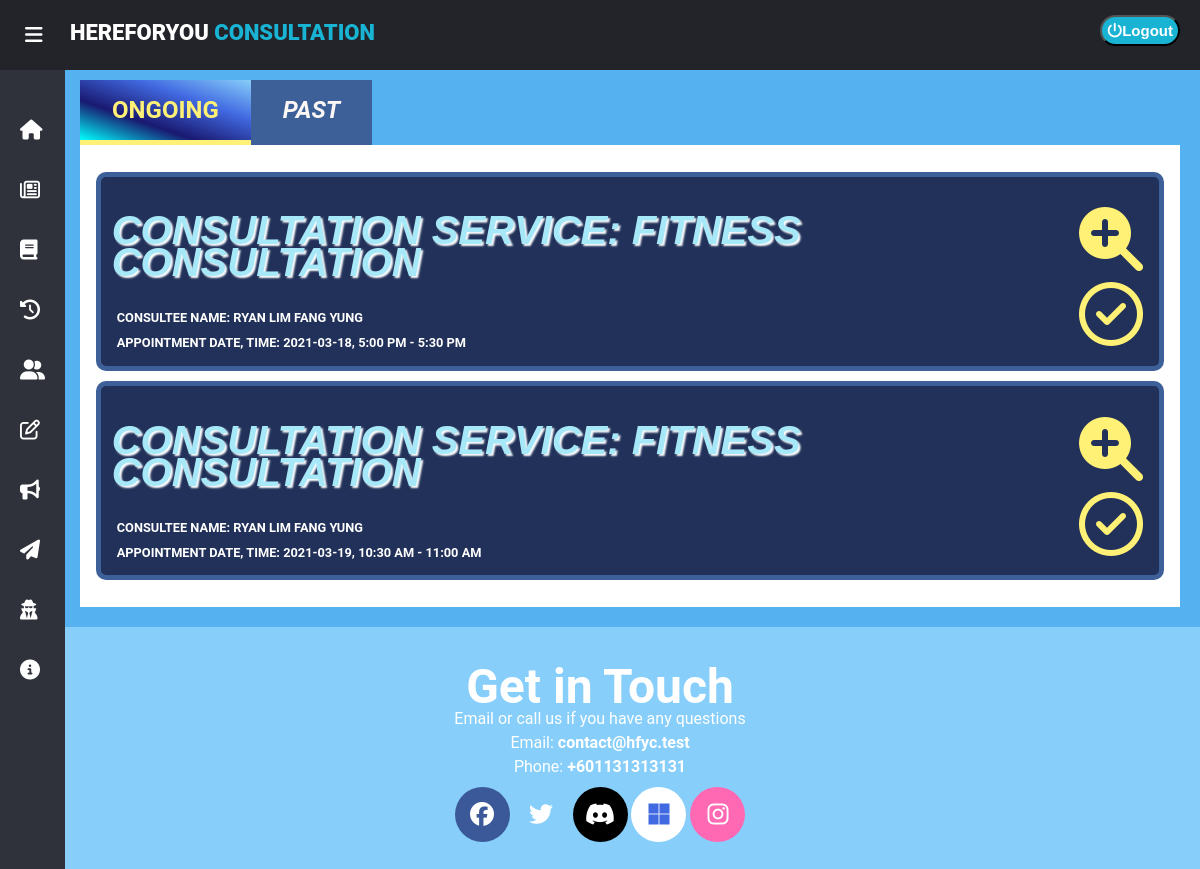
The app's page /hfyc/consultation/CheckAppointment/checkappointmentv2.php (signed in) with its own data.
### tables this page shows
CREATE TABLE IF NOT EXISTS `consultor_consultation` (
  `Consultation_ID` int(50) NOT NULL AUTO_INCREMENT,
  `Consult_Date` date NOT NULL,
  `Start_Time` varchar(50) NOT NULL,
  `End_Time` varchar(50) NOT NULL,
  `Consultor_ID` varchar(50) NOT NULL,
  `ConsultationVenue` varchar(50) NOT NULL,
  `SlotStatus` varchar(12) NOT NULL,
  PRIMARY KEY (`Consultation_ID`)
);

CREATE TABLE IF NOT EXISTS `consultation_info` (
  `ConsultID` int(11) NOT NULL AUTO_INCREMENT,
  `ConsultorID` varchar(255) NOT NULL,
  `UserID` int(11) DEFAULT NULL,
  `ConsultType` varchar(255) DEFAULT NULL,
  `ConsultDate` varchar(255) NOT NULL,
  `ConsultStartTime` varchar(255) NOT NULL,
  `ConsultEndTime` varchar(255) NOT NULL,
  `ConsultFeedback` varchar(5000) DEFAULT NULL,
  `ConsultRating` int(11) DEFAULT NULL,
  `ConsultationSessionID` int(11) NOT NULL,
  PRIMARY KEY (`ConsultID`),
  UNIQUE KEY `ConsultationSessionID` (`ConsultationSessionID`)
);

CREATE TABLE IF NOT EXISTS `normal_user` (
  `NormalUserID` int(11) NOT NULL AUTO_INCREMENT,
  `UserID` int(11) NOT NULL,
  `NormalUserName` varchar(255) NOT NULL,
  `NormalUserTP` varchar(8) NOT NULL,
  `NormalUserAddress` varchar(1000) NOT NULL,
  `NormalUserDescription` varchar(1000) NOT NULL,
  `NormalUserAge` int(11) NOT NULL,
  `NormalUserPhoneNumber` varchar(13) NOT NULL,
  `NormalUserGender` varchar(6) NOT NULL,
  `NormalUserImgStatus` int(2) NOT NULL,
  `NormalUserChillBuds` int(2) NOT NULL,
  PRIMARY KEY (`NormalUserID`),
  KEY `UserID` (`UserID`)
);

### hfyc/consultation/CheckAppointment/checkappointmentv2.php (the view, shortened to what this page needs)
<!DOCTYPE html>
<html lang="en" dir="ltr">
<?php
$dbServerName = "localhost";
$dbUSername = "root";
$dbPassword = "";
$dbName = "hfyc_apu";
$conn = mysqli_connect($dbServerName, $dbUSername, $dbPassword, $dbName);
if (isset($_SESSION['id'])) {
    $sql = "SELECT * FROM consultor WHERE UserID = " . $_SESSION['id'];
    $result = mysqli_query($conn, $sql);
    $row = mysqli_fetch_assoc($result);
    if ($row) {
        $tp = $row['ConsultorTP'];
    } else {
        echo "<script>
        alert('Please login as Consultor to continue!');
        location.href = document.referrer;
        </script>";
    }
} else {
    echo "<script>
    alert('Please login as Consultor to continue!');
    location.href = document.referrer;
    </script>";
}
?>
<head>
    <link rel="stylesheet" href="checkappointmentv2.css">
    <link rel="stylesheet" href="https://use.fontawesome.com/releases/v5.8.1/css/all.css">
    <link rel="stylesheet" href="https://cdnjs.cloudflare.com/ajax/libs/font-awesome/5.12.1/css/all.min.css">
</head>
<body>
    <header>
        <label for="check">
            <i class="fas fa-bars" id="sidebar_btn"></i>
        </label>
        <div class="left_area">
            <h3>HEREFORYOU <span>CONSULTATION</span></h3>
        </div>
        <div class="right_area">
            <form style="--i: 1.8s" action="../../m_connection/logout.con.php" method="post">
                <button type="submit" name="logout-submit" class="logout_btn"><i class="fas fa-power-off"></i>Logout</button>
            </form>
        </div>
    </header>
            <?php
            require '../../sidebar_template.php';
            ?>
    <div class="sidebar">
        <?php
        require '../../sidebar_template.php';
        ?>
    </div>
    <div class="content">
        <div class="tabs">
            <label for="tabone">Ongoing</label>
            <div class="tab">
                <?php
                $sql = "SELECT Consultation_ID FROM consultor_consultation WHERE Consultor_ID = '$tp' AND SlotStatus = 'Ongoing'";
                $result = mysqli_query($conn, $sql);
                while ($row = mysqli_fetch_assoc($result)) {
                    $sql = "SELECT * FROM consultation_info WHERE ConsultationSessionID = " . $row['Consultation_ID'];
                    $result2 = mysqli_query($conn, $sql);
                    $row2 = mysqli_fetch_assoc($result2);
                    @$userid = $row2['UserID'];
                    @$service = $row2['ConsultType'];
                    @$date = $row2["ConsultDate"];
                    @$time = $row2["ConsultStartTime"] . " - " . $row2["ConsultEndTime"];
                    $sql = "SELECT NormalUserName FROM normal_user WHERE UserID = $userid";
                    @$username = mysqli_fetch_assoc(mysqli_query($conn, $sql))['NormalUserName'];
                    echo '<div class="consultation">
                        <div class="consultation-info">
                            <h1>Consultation Service: ' . $service . '</h1>
                            <h4>Consultee Name: ' . $username . '</h4>
                            <h4>Appointment Date, Time: ' . $date . ', ' . $time . '</h4>
                        </div>
                        <div class="view-consultation-details">
                            <button class="btn-view"><i class="fas fa-search-plus" onclick="location.href = \'../CheckPastHistory/displaypast.php?id=' . $row['Consultation_ID'] . '\'"></i></button>
                            <form method="POST">
                                <button class="btn-view" type="submit" name="btnSubmit"><i class="fa fa-check-circle-o"></i></button>
                                <input type="hidden" name="consultid" value=' . $row['Consultation_ID'] . '>
                            </form>
                        </div>
                    </div>';
                }
                ?>
            </div>
            <label for="tabtwo">Past</label>
        </div>
    </div>
    <footer>
        <h3>Get in Touch</h3>
        <p>Email or call us if you have any questions</p>
        <p>Email: <strong>contact@hfyc.test</strong></p>
        <p>Phone:
            <strong>+601131313131</strong>
        </p>
        <p class="social-media">
            <a href="https://www.facebook.com/Here4U-Consultation-104752271688960"><i class="fab fa-facebook" onclick=""></i></a>
            <a href="https://twitter.com/Here4uC"><i class="fab fa-twitter"></i></a>
            <a href="https://discord.gg/8VDjdcyZDS"><i class="fab fa-discord"></i></a>
            <a href="https://tinyurl.com/2sueavzs"><i class="fab fa-microsoft"></i></a>
            <a href="https://www.instagram.com/here4u_consultation/"><i class="fab fa-instagram"></i></a>
        </p>
    </footer>
</body>
</html>

### hfyc/consultation/CheckAppointment/checkappointmentv2.css (style rules this page uses)
body { margin: 0; padding: 0; font-family: "Roboto", sans-serif; background: lightskyblue; }
header { z-index: 1; position: fixed; background: #22242A; padding: 20px; width: calc(100% - 0%); top: 0; height: 30px; }
.left_area h3 { color: #fff; margin: 0; text-transform: uppercase; font-size: 22px; font-weight: 900; margin-left: 50px; }
.left_area span { color: #19B3D3; }
.logout_btn { padding: 5px; background: #19B3D3; text-decoration: none; float: right; margin-top: -30px; margin-right: 40px; border-radius: 2px; font-size: 15px; font-weight: 600; color: #fff; transition: 0.5s; transition-property: background; border-radius: 25px; }
.sidebar { z-index: 1; top: 0; background: #2f323a; margin-top: 70px; padding-top: 30px; position: fixed; left: 0; width: 250px; height: calc(100% - 9%); transition: 0.5s; transition-property: left; overflow-y: auto; }
label #sidebar_btn { z-index: 1; color: #fff; position: fixed; cursor: pointer; left: 25px; font-size: 20px; margin: 5px 0; transition: 0.5s; transition-property: color; }
#check:checked~.sidebar { left: -185px; }
.content { width: (100% - 250px); margin-top: 60px; padding: 20px; margin-left: 250px; background: #55B1F0; background-position: center; background-size: cover; height: auto; transition: 0.5s; }
#check:checked~.content { margin-left: 60px; }
.tabs { display: flex; flex-wrap: wrap; transition: 0.3s; font-weight: bold; text-transform: uppercase; }
.tabs label { order: 1; color: #FCF6F5ff; display: block; padding: 1rem 2rem; cursor: pointer; background:#3d6098; font-weight: bold; transition: background ease 0.2s; font-size: 1.5rem; font-style: italic; }
.tabs .tab { order: 99; flex-grow: 1; width: 100%; display: none; padding: 1rem; background: #fff; }
.tabs input[type="radio"]:checked+label { background: linear-gradient(to top right, cyan, midnightblue, royalblue, lightskyblue); color: #fff176; font-weight: bold; font-style: normal; border-bottom: 5px solid #fff176; }
.tabs input[type="radio"]:checked+label+.tab { display: block; }
.consultation { background: #213159; padding: 1% 0% 1% 1%; margin-bottom: 1%; margin-top: 1%; border-radius: 10px; display: grid; grid-template-columns: 4fr 1fr; border: 5px solid #3d6098; }
.consultation-info h1 { color: #fFD662ff; font-style: italic; font-size: 2.5rem; color: #a7e8f8; font-family: 'Julius Sans One', sans-serif; font-weight: bold; line-height: 32px; text-shadow: 2px 2px 2px white; }
.consultation-info h4 { color: #fff; margin: 0; padding: 5px; font-size: 0.8rem; }
.view-consultation-details { text-align: right; padding-right: 10px; padding-top: 10px; }
.btn-view { padding-top: 10px; border-radius: 25px; border: none; background: transparent; cursor: pointer; }
.fas { border-radius: 50%; }
.fa-search-plus { color: #fff176; font-size: 4rem; transition: 0.3s; }
.fa-check-circle-o { color: #fff176; font-size: 4rem; transition: 0.3s; }
footer { text-align: center; padding: 0rem 0rem 2rem 0rem; margin: auto; color: #fff; line-height: 0.5; }
footer h3 { font-size: 3rem; margin-bottom: 0; }
.social-media { margin-bottom: 0px; }
.fab { height: 30px; width: 55px; padding-top: 15px; padding-bottom: 10px; border-radius: 50px; transition: 0.3s; }
.social-media a { font-size: 1.5rem; }
.fa-facebook { background: #3B5998; color: white; }
.fa-twitter { background: lightskyblue; color: white; }
.fa-discord { background: black; color: #fff; }
.fa-microsoft { background: #fff; color: royalblue; }
.fa-instagram { background: hotpink; color: #fff; }

### records on screen
consultor_consultation: consultation_info.ConsultType "FITNESS CONSULTATION", consultation_info.UserID "RYAN LIM FANG YUNG", consultation_info.ConsultDate "2021-03-18", consultation_info.ConsultStartTime+ConsultEndTime "5:00 PM - 5:30 PM"
consultor_consultation: consultation_info.ConsultType "FITNESS CONSULTATION", consultation_info.UserID "RYAN LIM FANG YUNG", consultation_info.ConsultDate "2021-03-19", consultation_info.ConsultStartTime+ConsultEndTime "10:30 AM - 11:00 AM"
